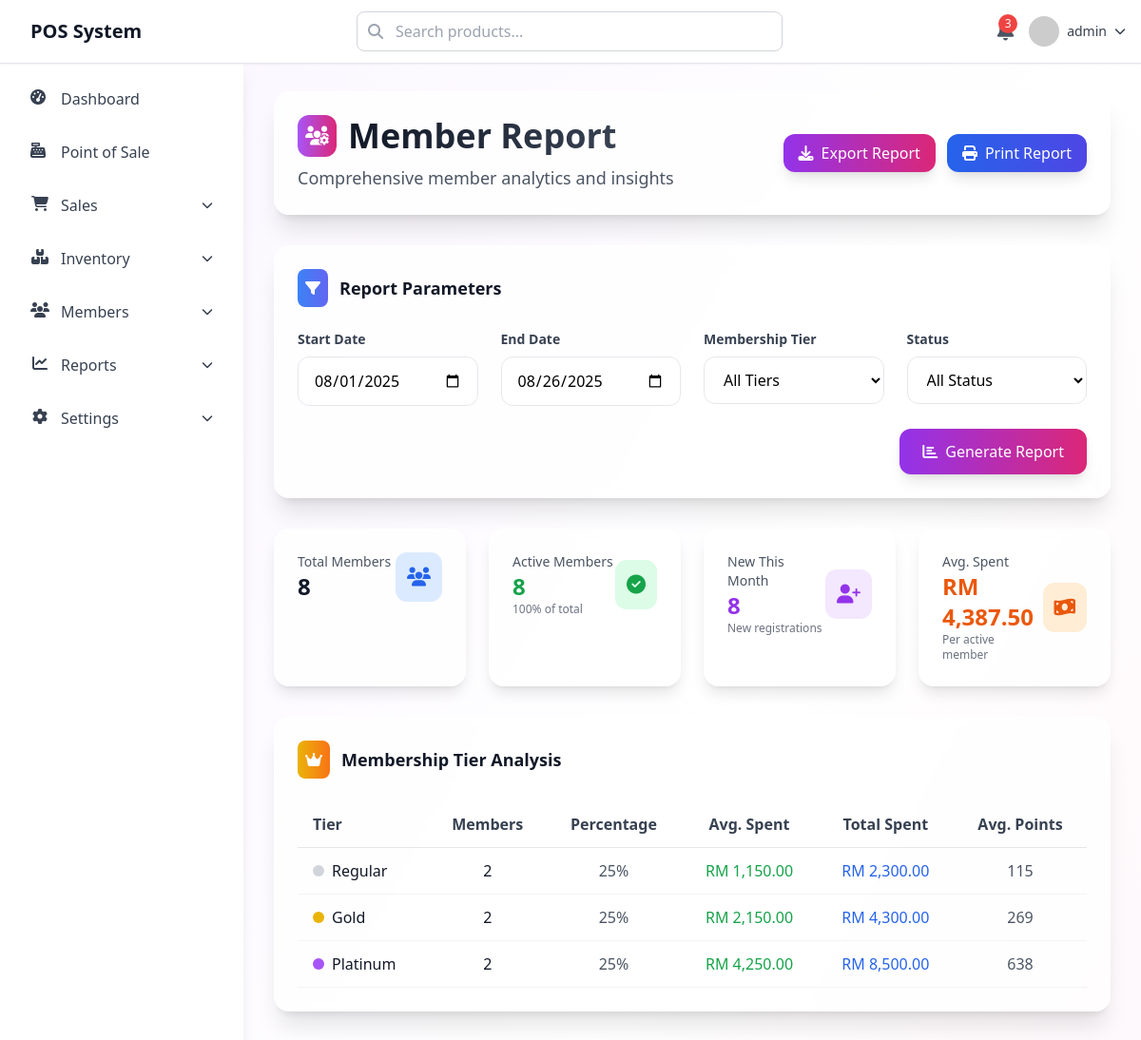
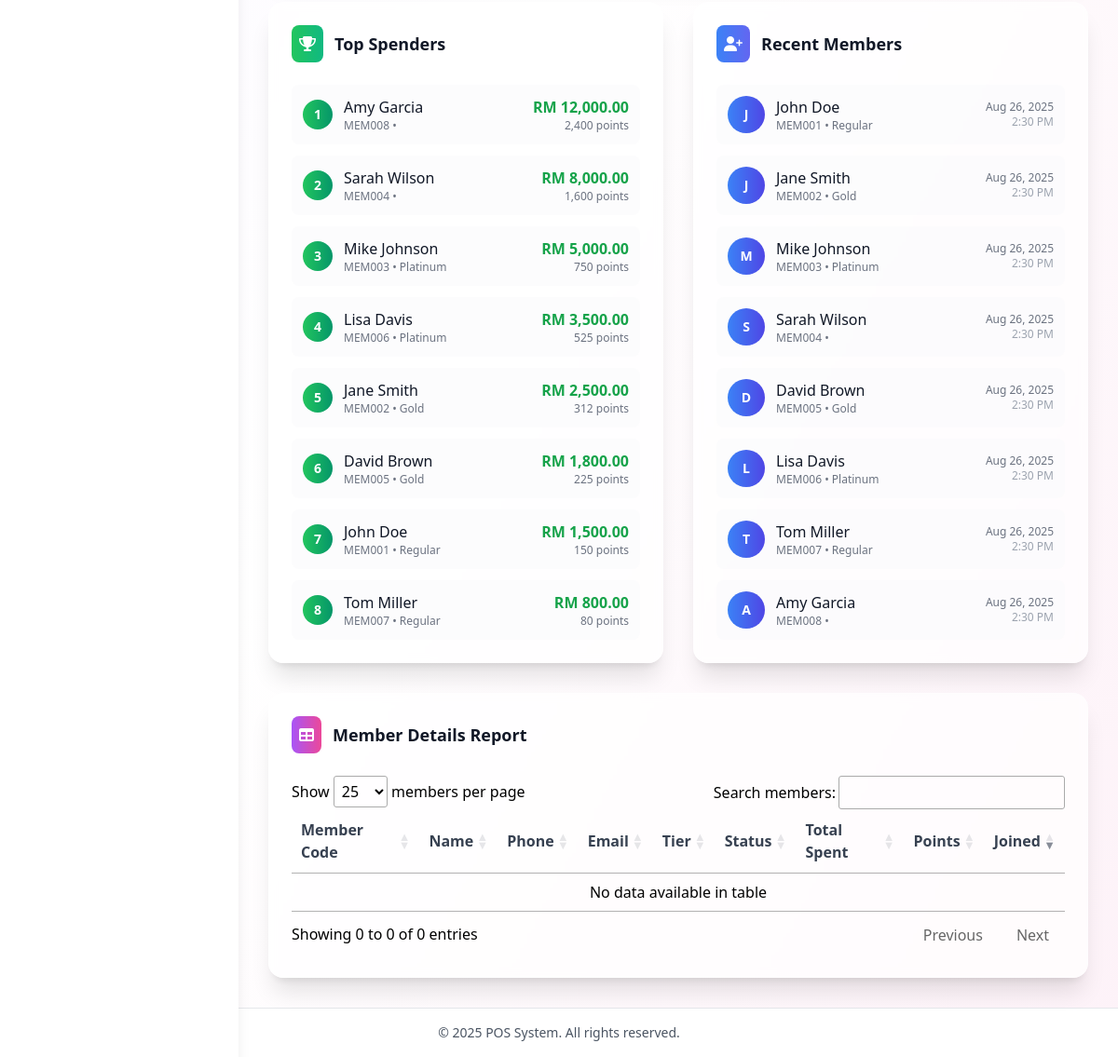
The app's page /member-report.php (signed in) with its own data (2 pictures, top to bottom).
### tables this page shows
CREATE TABLE members (
    id INT PRIMARY KEY AUTO_INCREMENT,
    member_code VARCHAR(50) UNIQUE NOT NULL,
    name VARCHAR(255) NOT NULL,
    phone VARCHAR(50),
    email VARCHAR(255),
    address TEXT,
    membership_tier_id INT,
    total_points INT DEFAULT 0,
    total_spent DECIMAL(10,2) DEFAULT 0.00,
    is_active BOOLEAN DEFAULT TRUE,
    created_at TIMESTAMP DEFAULT CURRENT_TIMESTAMP,
    updated_at TIMESTAMP DEFAULT CURRENT_TIMESTAMP ON UPDATE CURRENT_TIMESTAMP,
    FOREIGN KEY (membership_tier_id) REFERENCES membership_tiers(id)
);

CREATE TABLE membership_tiers (
    id INT PRIMARY KEY AUTO_INCREMENT,
    name VARCHAR(100) NOT NULL,
    discount_percentage DECIMAL(5,2) DEFAULT 0.00,
    description TEXT,
    is_active BOOLEAN DEFAULT TRUE,
    created_at TIMESTAMP DEFAULT CURRENT_TIMESTAMP,
    updated_at TIMESTAMP DEFAULT CURRENT_TIMESTAMP ON UPDATE CURRENT_TIMESTAMP
);

### member-report.php (the view, shortened to what the rows shown need)
<?php
include 'include/conn.php';
include 'include/head.php';
include 'include/header.php';
$query_top_spenders = mysqli_query($conn, "SELECT
    m.member_code,
    m.name,
    m.total_spent,
    m.total_points,
    mt.name as tier_name
FROM members m
LEFT JOIN membership_tiers mt ON m.membership_tier_id = mt.id
WHERE m.is_active = 1
ORDER BY m.total_spent DESC
LIMIT 10");
$top_spenders = [];
while ($row = mysqli_fetch_array($query_top_spenders)) {
    $top_spenders[] = $row;
}
$query_recent_members = mysqli_query($conn, "SELECT
    m.member_code,
    m.name,
    m.phone,
    m.email,
    m.created_at,
    mt.name as tier_name
FROM members m
LEFT JOIN membership_tiers mt ON m.membership_tier_id = mt.id
ORDER BY m.created_at DESC
LIMIT 10");
$recent_members = [];
while ($row = mysqli_fetch_array($query_recent_members)) {
    $recent_members[] = $row;
}
?>
<div class="main-content ml-0 lg:ml-64 pt-16">
    <div class="p-4 sm:p-6 lg:p-8">
        <div class="backdrop-blur-sm bg-white/70 rounded-2xl shadow-xl border border-white/20 p-6 mb-8">
            <div class="flex flex-col sm:flex-row sm:justify-between sm:items-center space-y-4 sm:space-y-0">
                <div>
                    <div class="flex items-center space-x-3 mb-2">
                        <h1 class="text-3xl sm:text-4xl font-bold bg-gradient-to-r from-gray-900 to-gray-700 bg-clip-text text-transparent">
                        </h1>
                    </div>
                </div>
            </div>
        </div>
        <div class="backdrop-blur-sm bg-white/70 rounded-xl lg:rounded-2xl shadow-xl border border-white/20 p-4 lg:p-6 mb-6 lg:mb-8">
            <div class="overflow-x-auto">
                <table class="w-full text-sm lg:text-base">
                    <thead>
                        <tr class="border-b border-gray-200">
                            <th class="text-left py-3 px-4 font-semibold text-gray-700">Tier</th>
                            <th class="text-center py-3 px-4 font-semibold text-gray-700">Members</th>
                            <th class="text-center py-3 px-4 font-semibold text-gray-700">Percentage</th>
                            <th class="text-center py-3 px-4 font-semibold text-gray-700">Avg. Spent</th>
                            <th class="text-center py-3 px-4 font-semibold text-gray-700">Total Spent</th>
                            <th class="text-center py-3 px-4 font-semibold text-gray-700">Avg. Points</th>
                        </tr>
                    </thead>
                </table>
            </div>
        </div>
        <div class="grid grid-cols-1 lg:grid-cols-2 gap-6 lg:gap-8 mb-6 lg:mb-8">
            <div class="backdrop-blur-sm bg-white/70 rounded-xl lg:rounded-2xl shadow-xl border border-white/20 p-4 lg:p-6">
                <div class="space-y-3">
                    <?php foreach ($top_spenders as $index => $member): ?>
                        <div class="flex items-center justify-between p-3 bg-gray-50/50 rounded-lg hover:bg-gray-100/50 transition-colors duration-200">
                            <div class="flex items-center space-x-3">
                                <div class="w-8 h-8 bg-gradient-to-r from-green-500 to-emerald-600 rounded-full flex items-center justify-center text-white text-sm font-bold">
                                    <?php echo $index + 1; ?>
                                </div>
                                <div>
                                    <p class="font-medium text-gray-900"><?php echo htmlspecialchars($member['name']); ?></p>
                                    <p class="text-xs text-gray-500"><?php echo htmlspecialchars($member['member_code']); ?> • <?php echo htmlspecialchars($member['tier_name']); ?></p>
                                </div>
                            </div>
                            <div class="text-right">
                                <p class="font-bold text-green-600">RM <?php echo number_format($member['total_spent'], 2); ?></p>
                                <p class="text-xs text-gray-500"><?php echo number_format($member['total_points']); ?> points</p>
                            </div>
                        </div>
                    <?php endforeach; ?>
                </div>
            </div>
            <div class="backdrop-blur-sm bg-white/70 rounded-xl lg:rounded-2xl shadow-xl border border-white/20 p-4 lg:p-6">
                <div class="space-y-3">
                    <?php foreach ($recent_members as $member): ?>
                        <div class="flex items-center justify-between p-3 bg-gray-50/50 rounded-lg hover:bg-gray-100/50 transition-colors duration-200">
                            <div class="flex items-center space-x-3">
                                <div class="w-10 h-10 bg-gradient-to-r from-blue-500 to-indigo-600 rounded-full flex items-center justify-center text-white text-sm font-bold">
                                    <?php echo strtoupper(substr($member['name'], 0, 1)); ?>
                                </div>
                                <div>
                                    <p class="font-medium text-gray-900"><?php echo htmlspecialchars($member['name']); ?></p>
                                    <p class="text-xs text-gray-500"><?php echo htmlspecialchars($member['member_code']); ?> • <?php echo htmlspecialchars($member['tier_name']); ?></p>
                                </div>
                            </div>
                            <div class="text-right">
                                <p class="text-xs text-gray-500"><?php echo date('M j, Y', strtotime($member['created_at'])); ?></p>
                                <p class="text-xs text-gray-400"><?php echo date('g:i A', strtotime($member['created_at'])); ?></p>
                            </div>
                        </div>
                    <?php endforeach; ?>
                </div>
            </div>
        </div>
        <div class="backdrop-blur-sm bg-white/70 rounded-xl lg:rounded-2xl shadow-xl border border-white/20 p-4 lg:p-6">
            <div class="overflow-x-auto">
                <table id="member-report-table" class="w-full text-sm lg:text-base">
                    <thead>
                        <tr class="border-b border-gray-200">
                            <th class="text-left py-3 px-4 font-semibold text-gray-700">Member Code</th>
                            <th class="text-left py-3 px-4 font-semibold text-gray-700">Name</th>
                            <th class="text-left py-3 px-4 font-semibold text-gray-700">Phone</th>
                            <th class="text-left py-3 px-4 font-semibold text-gray-700">Email</th>
                            <th class="text-center py-3 px-4 font-semibold text-gray-700">Tier</th>
                            <th class="text-center py-3 px-4 font-semibold text-gray-700">Status</th>
                            <th class="text-center py-3 px-4 font-semibold text-gray-700">Total Spent</th>
                            <th class="text-center py-3 px-4 font-semibold text-gray-700">Points</th>
                            <th class="text-center py-3 px-4 font-semibold text-gray-700">Joined</th>
                        </tr>
                    </thead>
                </table>
            </div>
        </div>
    </div>
</div>
<?php include 'include/footer.php'; ?>

### records on screen
members: name "Amy Garcia", member_code "MEM008", total_spent "12,000.00", total_points "2,400", name "A", created_at "Aug 26, 2025", created_at "2:30 PM"
members: name "Sarah Wilson", member_code "MEM004", total_spent "8,000.00", total_points "1,600", name "S", created_at "Aug 26, 2025", created_at "2:30 PM"
members: name "Mike Johnson", member_code "MEM003", membership_tier.name "Platinum", total_spent "5,000.00", total_points "750", name "M", created_at "Aug 26, 2025", created_at "2:30 PM"
members: name "Lisa Davis", member_code "MEM006", membership_tier.name "Platinum", total_spent "3,500.00", total_points "525", name "L", created_at "Aug 26, 2025", created_at "2:30 PM"
members: name "Jane Smith", member_code "MEM002", membership_tier.name "Gold", total_spent "2,500.00", total_points "312", name "J", created_at "Aug 26, 2025", created_at "2:30 PM"
members: name "David Brown", member_code "MEM005", membership_tier.name "Gold", total_spent "1,800.00", total_points "225", name "D", created_at "Aug 26, 2025", created_at "2:30 PM"
members: name "John Doe", member_code "MEM001", membership_tier.name "Regular", total_spent "1,500.00", total_points "150", name "J", created_at "Aug 26, 2025", created_at "2:30 PM"
members: name "Tom Miller", member_code "MEM007", membership_tier.name "Regular", total_spent "800.00", total_points "80", name "T", created_at "Aug 26, 2025", created_at "2:30 PM"

### other values on screen
$_SESSION['username'] "admin"
$total_members "8"
$active_members "8"
$new_members_this_month "8"
$avg_stats['avg_total_spent'] "4,387.50"
$tier['tier_name'] "Regular"
$tier['member_count'] "2"
$tier['avg_spent'] "1,150.00"
$tier['total_spent'] "2,300.00"
$tier['avg_points'] "115"
$tier['tier_name'] "Gold"
$tier['avg_spent'] "2,150.00"
$tier['total_spent'] "4,300.00"
$tier['avg_points'] "269"
$tier['tier_name'] "Platinum"
